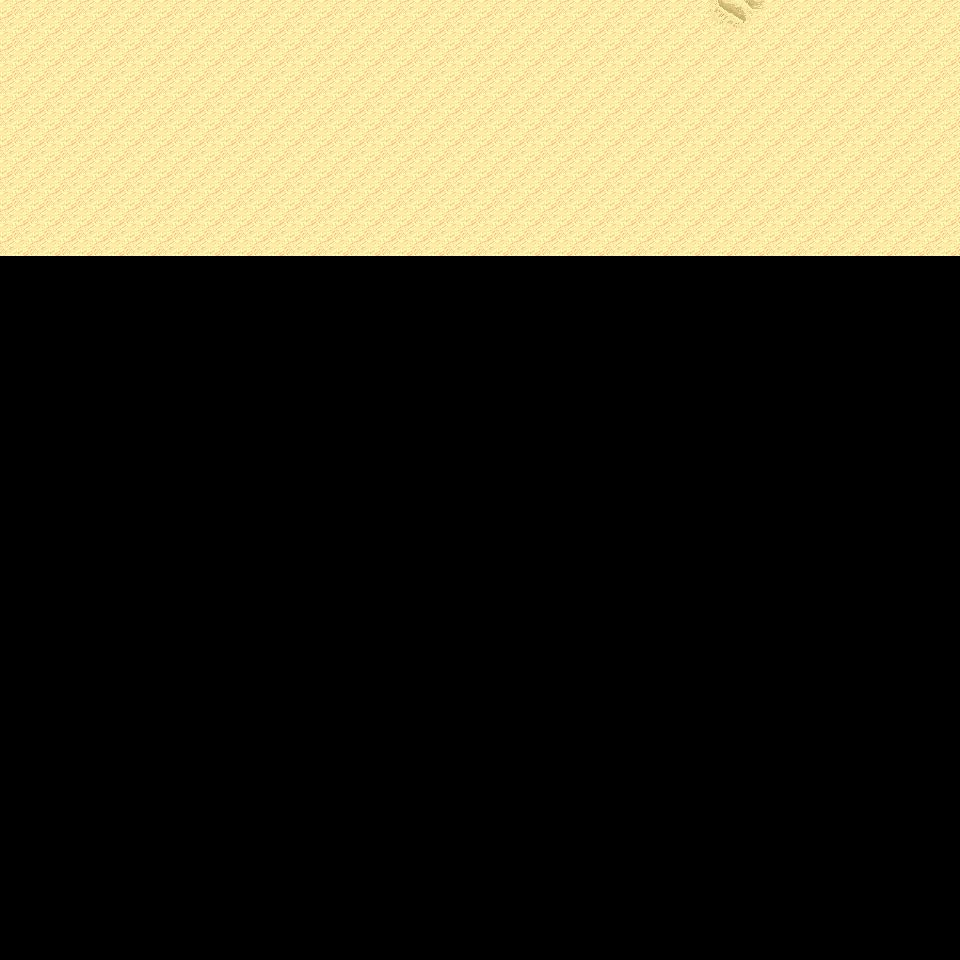

Below is a game level as drawn by its tile map, then a one-line description and the .tmx that defines it (tile-layer data replaced by summaries):
An orthogonal 30x30 tile map with 32x32 px tiles, 6 tile layers (Ground, Object, Object2, Above, ...), 8 tilesets and 3 objects (3x mapExit).

<map version="1.0" orientation="orthogonal" renderorder="right-down" width="30" height="30" tilewidth="32" tileheight="32" nextobjectid="4">
  <tileset firstgid="1" name="tileset_logic_collision" tilewidth="32" tileheight="32" tilecount="1" columns="1">
    <image source="../drawable/tileset_logic_collision.png" width="32" height="32" />
  </tileset>
  <tileset firstgid="2" name="tileset_ground_ground" tilewidth="32" tileheight="32" tilecount="33" columns="3">
    <image source="../drawable/tileset_ground_ground.png" width="96" height="352" />
  </tileset>
  <tileset firstgid="35" name="tileset_ground_ridge_earth_pale" tilewidth="32" tileheight="32" tilecount="96" columns="12">
    <image source="../drawable/tileset_ground_ridge_earth_pale.png" width="384" height="256" />
  </tileset>
  <tileset firstgid="131" name="tileset_ground_ridge_earth_dark" tilewidth="32" tileheight="32" tilecount="96" columns="12">
    <image source="../drawable/tileset_ground_ridge_earth_dark.png" width="384" height="256" />
  </tileset>
  <tileset firstgid="227" name="tileset_terrain_desert" tilewidth="32" tileheight="32" tilecount="88" columns="8">
    <image source="../drawable/tileset_terrain_desert.png" width="256" height="352" />
  </tileset>
  <tileset firstgid="315" name="tileset_plant_tree_tree_darkgreen" tilewidth="32" tileheight="32" tilecount="88" columns="8">
    <image source="../drawable/tileset_plant_tree_tree_darkgreen.png" width="256" height="352" />
  </tileset>
  <tileset firstgid="403" name="tileset_ground_sand_2" tilewidth="32" tileheight="32" tilecount="15" columns="5">
    <image source="../drawable/tileset_ground_sand_2.png" width="160" height="96" />
  </tileset>
  <tileset firstgid="418" name="tileset_plant_cactus_2" tilewidth="32" tileheight="32" tilecount="10" columns="5">
    <image source="../drawable/tileset_plant_cactus_2.png" width="160" height="64" />
  </tileset>
  <layer name="Ground" width="30" height="30">
    <data>[900 cells, 240 non-empty, 3 distinct tile ids]</data>
  </layer>
  <layer name="Object" width="30" height="30">
    <data>[900 cells, 0 non-empty, 0 distinct tile ids]</data>
  </layer>
  <layer name="Object2" width="30" height="30">
    <data>[900 cells, 0 non-empty, 0 distinct tile ids]</data>
  </layer>
  <layer name="Above" width="30" height="30">
    <data>[900 cells, 0 non-empty, 0 distinct tile ids]</data>
  </layer>
  <layer name="Above2" width="30" height="30">
    <data>[900 cells, 0 non-empty, 0 distinct tile ids]</data>
  </layer>
  <layer name="Walkable" width="30" height="30">
    <data>[900 cells, 0 non-empty, 0 distinct tile ids]</data>
  </layer>
  <objectgroup name="MapEvents">
    <object id="1" name="north" type="mapExit" x="0" y="0" width="960" height="32">
      <properties>
        <property name="map" value="level_0_x3_y113" />
        <property name="x" value="0" />
        <property name="y" value="28" />
      </properties>
    </object>
    <object id="2" name="west" type="mapExit" x="0" y="0" width="32" height="960">
      <properties>
        <property name="map" value="level_0_x2_y114" />
        <property name="x" value="28" />
        <property name="y" value="0" />
      </properties>
    </object>
    <object id="3" name="east" type="mapExit" x="928" y="0" width="32" height="960">
      <properties>
        <property name="map" value="level_0_x4_y114" />
        <property name="x" value="1" />
        <property name="y" value="0" />
      </properties>
    </object>
  </objectgroup>
</map>
